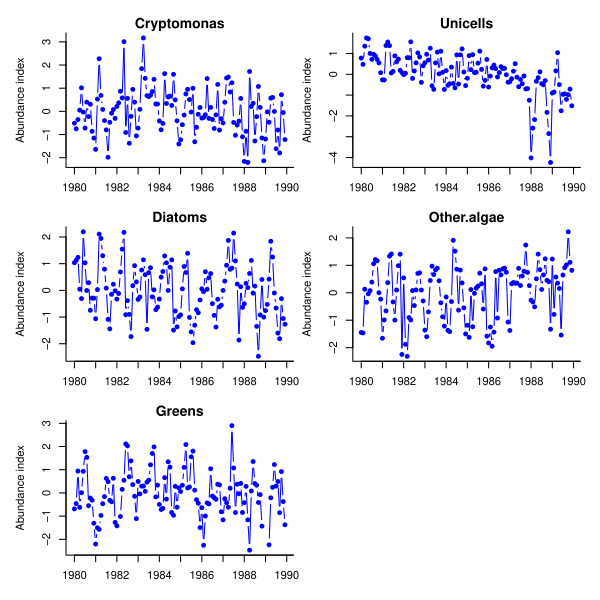

This figure's R source:
###################################################
### code chunk number 7: Cs04_plotdata
###################################################
spp <- rownames(dat.spp.1980)
par(mfcol = c(3, 2), mar = c(3, 4, 1.5, 0.5), oma = c(0.4, 1, 1, 1))
for (i in spp) {
  plot(dat.z[i, ], xlab = "", ylab = "Abundance index", bty = "L", xaxt = "n", pch = 16, col = "blue", type = "b")
  axis(1, 12 * (0:dim(dat.spp.1980)[2]) + 1, 1980 + 0:dim(dat.spp.1980)[2])
  title(i)
}
